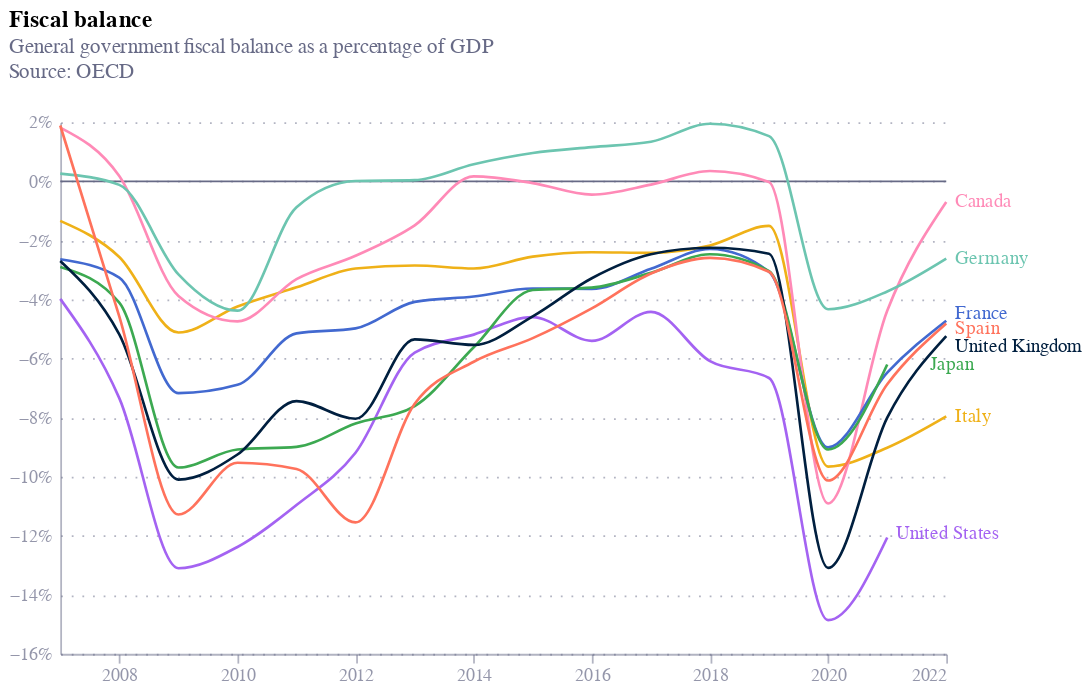

Notebook code cell kept with this figure:
### Code cell
chart = alt.Chart(fisc_df2).mark_line(interpolate="monotone").encode(
    x=alt.X('date:T', title=''),
    y=alt.Y('value:Q', title='', axis=alt.Axis(labelExpr="format(datum.value,',') + '%'")),
    color=alt.Color('country:N', legend=None, scale=alt.Scale(domain=["United Kingdom", "France", "Italy", "Spain", "Germany", "Japan", "Canada", "United States"], range=["#001f3f", "#4269d0", "#efb118", "#ff725c", "#6cc5b0", "#3ca951", "#ff8ab7", "#a463f2", "#97bbf5", "#9c6b4e"] 
    )),
    size=alt.condition(
        alt.datum.country == " United Kingdom",
        alt.value(1.5),  
        alt.value(1.5)  
    ),
    strokeDash=alt.condition(
        alt.datum.country == " United Kingdom",
        alt.value([0]),
        alt.value([0])   
    )
).properties(
    width=500,
    height=300,
    title={
        "text": "Fiscal balance",
        "anchor": "start",
        "subtitle": [ "General government fiscal balance as a percentage of GDP", "Source: OECD", ""],
        "subtitleColor": "#676A86"})

points = alt.Chart(fisc_df2).mark_point(filled=True, size=30).encode(
    x=alt.X('date:T'),
    y=alt.Y('value:Q'),
    color=alt.Color('country:N', legend=None)
)

line = alt.Chart(pd.DataFrame({'y': [0]})).mark_rule(color="#676A86").encode(
    y='y:Q'
)

text = alt.Chart(fisc_df2).mark_text(
    align='left',
    dx={
            "expr": "datum.country == 'Japan' ? 24 : 5"
          },
    dy={
            "expr": "datum.country == 'United States' ? -2 : datum.country == 'France' ? -4 : datum.country == 'Spain' ? 3 : datum.country == 'United Kingdom' ? 6 : 0"
          }
).encode(
    alt.X('date:T', aggregate='max'),
    alt.Y('value:Q', aggregate={'argmax': 'date'}),
    text='country:N',
    color = 'country:N'
)  


chart3 = line + chart + text 
chart3

### Figure 1 — Vega-Lite specification as saved in the notebook (floating-point values rounded to 4 significant figures)
{"config": {"font": "Circular Std", "mark": {"line": {"interpolate": "monotone"}}, "view": {"stroke": "transparent", "width": 400, "height": 300}, "range": {"category": ["#36B7B4", "#E6224B", "#F4C245", "#0063AF", "#00A767", "#179FDB", "#EB5C2E"], "diverging": ["#E6224B", "#E54753", "#C9C9C9", "#179FDB", "#122B39"], "heatmap": ["#C9C9C9", "#179FDB", "#0063AF", "#122B39"], "ordinal": ["#00A767", "#36B7B4", "#179FDB", "#0063AF", "#243B5A"]}, "axisX": {"domainColor": "#676A86", "domainOpacity": 0.5, "grid": false, "labelAngle": 0, "labelColor": "#676A86", "labelOpacity": 0.7, "orient": "bottom", "tickColor": "#676A86", "tickCount": 10, "tickOpacity": 0.5, "title": false, "titleAlign": "center", "titleAnchor": "middle", "titleColor": "#676A86", "titleFontSize": 12, "titleOpacity": 0.8, "titleY": -15}, "axisY": {"domainColor": "#676A86", "domainOpacity": 0.5, "gridColor": "#676A86", "gridDash": [1, 5], "gridOpacity": 0.5, "labelColor": "#676A86", "labelOpacity": 0.7, "labelPadding": 5, "tickColor": "#676A86", "tickCount": 8, "tickOpacity": 0.5, "ticks": false, "titleAlign": "left", "titleAngle": 0, "titleBaseline": "bottom", "titleColor": "#676A86", "titleFontSize": 12, "titleOpacity": 0.8, "titleX": 0, "titleY": -7}}, "layer": [{"data": {"name": "data-a0a55d106695e8d630baff0f16eee66d"}, "mark": {"type": "rule", "color": "#676A86"}, "encoding": {"y": {"field": "y", "type": "quantitative"}}}, {"data": {"name": "data-38c3eed069cc989831dd34e5ce1ecd92"}, "mark": {"type": "line", "interpolate": "monotone"}, "encoding": {"color": {"field": "country", "legend": null, "scale": {"domain": ["United Kingdom", "France", "Italy", "Spain", "Germany", "Japan", "Canada", "United States"], "range": ["#001f3f", "#4269d0", "#efb118", "#ff725c", "#6cc5b0", "#3ca951", "#ff8ab7", "#a463f2", "#97bbf5", "#9c6b4e"]}, "type": "nominal"}, "size": {"condition": {"test": "(datum.country === ' United Kingdom')", "value": 1.5}, "value": 1.5}, "strokeDash": {"condition": {"test": "(datum.country === ' United Kingdom')", "value": [0]}, "value": [0]}, "x": {"field": "date", "title": "", "type": "temporal"}, "y": {"axis": {"labelExpr": "format(datum.value,',') + '%'"}, "field": "value", "title": "", "type": "quantitative"}}, "title": {"text": "Fiscal balance", "anchor": "start", "subtitle": ["General government fiscal balance as a percentage of GDP", "Source: OECD", ""], "subtitleColor": "#676A86"}}, {"data": {"name": "data-38c3eed069cc989831dd34e5ce1ecd92"}, "mark": {"type": "text", "align": "left", "dx": {"expr": "datum.country == 'Japan' ? 24 : 5"}, "dy": {"expr": "datum.country == 'United States' ? -2 : datum.country == 'France' ? -4 : datum.country == 'Spain' ? 3 : datum.country == 'United Kingdom' ? 6 : 0"}}, "encoding": {"color": {"field": "country", "type": "nominal"}, "text": {"field": "country", "type": "nominal"}, "x": {"aggregate": "max", "field": "date", "type": "temporal"}, "y": {"aggregate": {"argmax": "date"}, "field": "value", "type": "quantitative"}}}], "height": 300, "width": 500, "$schema": "https://vega.github.io/schema/vega-lite/v5.17.0.json", "datasets": {"data-a0a55d106695e8d630baff0f16eee66d": [{"y": 0}], "data-38c3eed069cc989831dd34e5ce1ecd92": [{"iso3": "ITA", "country": "Italy", "series": "Government fiscal balance", "date": "2019-01-01", "value": -1.51}, {"iso3": "ITA", "country": "Italy", "series": "Government fiscal balance", "date": "2018-01-01", "value": -2.17}, {"iso3": "CAN", "country": "Canada", "series": "Government fiscal balance", "date": "2014-01-01", "value": 0.17}, {"iso3": "CAN", "country": "Canada", "series": "Government fiscal balance", "date": "2013-01-01", "value": -1.49}, {"iso3": "CAN", "country": "Canada", "series": "Government fiscal balance", "date": "2012-01-01", "value": -2.52}, {"iso3": "CAN", "country": "Canada", "series": "Government fiscal balance", "date": "2020-01-01", "value": -10.91}, {"iso3": "CAN", "country": "Canada", "series": "Government fiscal balance", "date": "2019-01-01", "value": -0.02}, {"iso3": "CAN", "country": "Canada", "series": "Government fiscal balance", "date": "2008-01-01", "value": 0.18}, {"iso3": "CAN", "country": "Canada", "series": "Government fiscal balance", "date": "2007-01-01", "value": 1.82}, {"iso3": "CAN", "country": "Canada", "series": "Government fiscal balance", "date": "2016-01-01", "value": -0.45}, {"iso3": "CAN", "country": "Canada", "series": "Government fiscal balance", "date": "2017-01-01", "value": -0.11}, {"iso3": "CAN", "country": "Canada", "series": "Government fiscal balance", "date": "2009-01-01", "value": -3.88}, {"iso3": "CAN", "country": "Canada", "series": "Government fiscal balance", "date": "2015-01-01", "value": -0.06}, {"iso3": "DEU", "country": "Germany", "series": "Government fiscal balance", "date": "2012-01-01", "value": 0.01}, {"iso3": "DEU", "country": "Germany", "series": "Government fiscal balance", "date": "2011-01-01", "value": -0.88}, {"iso3": "DEU", "country": "Germany", "series": "Government fiscal balance", "date": "2010-01-01", "value": -4.38}, {"iso3": "DEU", "country": "Germany", "series": "Government fiscal balance", "date": "2009-01-01", "value": -3.15}, {"iso3": "DEU", "country": "Germany", "series": "Government fiscal balance", "date": "2008-01-01", "value": -0.12}, {"iso3": "DEU", "country": "Germany", "series": "Government fiscal balance", "date": "2007-01-01", "value": 0.26}, {"iso3": "DEU", "country": "Germany", "series": "Government fiscal balance", "date": "2018-01-01", "value": 1.95}, {"iso3": "DEU", "country": "Germany", "series": "Government fiscal balance", "date": "2017-01-01", "value": 1.34}, {"iso3": "DEU", "country": "Germany", "series": "Government fiscal balance", "date": "2019-01-01", "value": 1.53}, {"iso3": "CAN", "country": "Canada", "series": "Government fiscal balance", "date": "2011-01-01", "value": -3.31}, {"iso3": "CAN", "country": "Canada", "series": "Government fiscal balance", "date": "2010-01-01", "value": -4.74}, {"iso3": "CAN", "country": "Canada", "series": "Government fiscal balance", "date": "2022-01-01", "value": -0.7}, {"iso3": "CAN", "country": "Canada", "series": "Government fiscal balance", "date": "2021-01-01", "value": -4.38}, {"iso3": "FRA", "country": "France", "series": "Government fiscal balance", "date": "2014-01-01", "value": -3.9}, {"iso3": "FRA", "country": "France", "series": "Government fiscal balance", "date": "2013-01-01", "value": -4.08}, {"iso3": "FRA", "country": "France", "series": "Government fiscal balance", "date": "2012-01-01", "value": -4.98}, {"iso3": "FRA", "country": "France", "series": "Government fiscal balance", "date": "2011-01-01", "value": -5.15}, {"iso3": "FRA", "country": "France", "series": "Government fiscal balance", "date": "2010-01-01", "value": -6.89}, {"iso3": "FRA", "country": "France", "series": "Government fiscal balance", "date": "2009-01-01", "value": -7.17}, {"iso3": "FRA", "country": "France", "series": "Government fiscal balance", "date": "2008-01-01", "value": -3.26}, {"iso3": "FRA", "country": "France", "series": "Government fiscal balance", "date": "2007-01-01", "value": -2.64}, {"iso3": "FRA", "country": "France", "series": "Government fiscal balance", "date": "2022-01-01", "value": -4.72}, {"iso3": "FRA", "country": "France", "series": "Government fiscal balance", "date": "2021-01-01", "value": -6.48}, {"iso3": "FRA", "country": "France", "series": "Government fiscal balance", "date": "2020-01-01", "value": -9.01}, {"iso3": "FRA", "country": "France", "series": "Government fiscal balance", "date": "2019-01-01", "value": -3.06}, {"iso3": "FRA", "country": "France", "series": "Government fiscal balance", "date": "2018-01-01", "value": -2.29}, {"iso3": "FRA", "country": "France", "series": "Government fiscal balance", "date": "2017-01-01", "value": -2.96}, {"iso3": "FRA", "country": "France", "series": "Government fiscal balance", "date": "2016-01-01", "value": -3.64}, {"iso3": "USA", "country": "United States", "series": "Government fiscal balance", "date": "2014-01-01", "value": -5.19}, {"iso3": "USA", "country": "United States", "series": "Government fiscal balance", "date": "2013-01-01", "value": -5.8}, {"iso3": "USA", "country": "United States", "series": "Government fiscal balance", "date": "2012-01-01", "value": -9.19}, {"iso3": "USA", "country": "United States", "series": "Government fiscal balance", "date": "2011-01-01", "value": -10.96}, {"iso3": "USA", "country": "United States", "series": "Government fiscal balance", "date": "2010-01-01", "value": -12.38}, {"iso3": "USA", "country": "United States", "series": "Government fiscal balance", "date": "2009-01-01", "value": -13.1}, {"iso3": "USA", "country": "United States", "series": "Government fiscal balance", "date": "2008-01-01", "value": -7.34}, {"iso3": "USA", "country": "United States", "series": "Government fiscal balance", "date": "2007-01-01", "value": -3.98}, {"iso3": "USA", "country": "United States", "series": "Government fiscal balance", "date": "2021-01-01", "value": -12.06}, {"iso3": "USA", "country": "United States", "series": "Government fiscal balance", "date": "2020-01-01", "value": -14.86}, {"iso3": "USA", "country": "United States", "series": "Government fiscal balance", "date": "2019-01-01", "value": -6.66}, {"iso3": "USA", "country": "United States", "series": "Government fiscal balance", "date": "2018-01-01", "value": -6.09}, {"iso3": "USA", "country": "United States", "series": "Government fiscal balance", "date": "2017-01-01", "value": -4.42}, {"iso3": "USA", "country": "United States", "series": "Government fiscal balance", "date": "2016-01-01", "value": -5.4}, {"iso3": "JPN", "country": "Japan", "series": "Government fiscal balance", "date": "2012-01-01", "value": -8.2}, {"iso3": "JPN", "country": "Japan", "series": "Government fiscal balance", "date": "2011-01-01", "value": -8.99}, {"iso3": "DEU", "country": "Germany", "series": "Government fiscal balance", "date": "2022-01-01", "value": -2.62}, {"iso3": "DEU", "country": "Germany", "series": "Government fiscal balance", "date": "2021-01-01", "value": -3.73}, {"iso3": "DEU", "country": "Germany", "series": "Government fiscal balance", "date": "2020-01-01", "value": -4.33}, {"iso3": "DEU", "country": "Germany", "series": "Government fiscal balance", "date": "2016-01-01", "value": 1.16}, {"iso3": "DEU", "country": "Germany", "series": "Government fiscal balance", "date": "2015-01-01", "value": 0.96}, {"iso3": "DEU", "country": "Germany", "series": "Government fiscal balance", "date": "2014-01-01", "value": 0.58}, {"iso3": "ITA", "country": "Italy", "series": "Government fiscal balance", "date": "2017-01-01", "value": -2.42}, {"iso3": "ITA", "country": "Italy", "series": "Government fiscal balance", "date": "2016-01-01", "value": -2.4}, {"iso3": "GBR", "country": "United Kingdom", "series": "Government fiscal balance", "date": "2014-01-01", "value": -5.54}, {"iso3": "GBR", "country": "United Kingdom", "series": "Government fiscal balance", "date": "2013-01-01", "value": -5.35}, {"iso3": "GBR", "country": "United Kingdom", "series": "Government fiscal balance", "date": "2012-01-01", "value": -8.04}, {"iso3": "GBR", "country": "United Kingdom", "series": "Government fiscal balance", "date": "2011-01-01", "value": -7.44}, {"iso3": "GBR", "country": "United Kingdom", "series": "Government fiscal balance", "date": "2010-01-01", "value": -9.25}, {"iso3": "GBR", "country": "United Kingdom", "series": "Government fiscal balance", "date": "2009-01-01", "value": -10.1}, {"iso3": "GBR", "country": "United Kingdom", "series": "Government fiscal balance", "date": "2008-01-01", "value": -5.18}, {"iso3": "GBR", "country": "United Kingdom", "series": "Government fiscal balance", "date": "2007-01-01", "value": -2.7}, {"iso3": "GBR", "country": "United Kingdom", "series": "Government fiscal balance", "date": "2022-01-01", "value": -5.24}, {"iso3": "GBR", "country": "United Kingdom", "series": "Government fiscal balance", "date": "2021-01-01", "value": -8.0}, {"iso3": "GBR", "country": "United Kingdom", "series": "Government fiscal balance", "date": "2020-01-01", "value": -13.09}, {"iso3": "GBR", "country": "United Kingdom", "series": "Government fiscal balance", "date": "2019-01-01", "value": -2.45}, {"iso3": "GBR", "country": "United Kingdom", "series": "Government fiscal balance", "date": "2018-01-01", "value": -2.25}, {"iso3": "GBR", "country": "United Kingdom", "series": "Government fiscal balance", "date": "2017-01-01", "value": -2.47}, {"iso3": "GBR", "country": "United Kingdom", "series": "Government fiscal balance", "date": "2016-01-01", "value": -3.28}, {"iso3": "ESP", "country": "Spain", "series": "Government fiscal balance", "date": "2014-01-01", "value": -6.11}, {"iso3": "ESP", "country": "Spain", "series": "Government fiscal balance", "date": "2013-01-01", "value": -7.53}, {"iso3": "ESP", "country": "Spain", "series": "Government fiscal balance", "date": "2012-01-01", "value": -11.55}, {"iso3": "ESP", "country": "Spain", "series": "Government fiscal balance", "date": "2011-01-01", "value": -9.74}, {"iso3": "ESP", "country": "Spain", "series": "Government fiscal balance", "date": "2010-01-01", "value": -9.53}, {"iso3": "ESP", "country": "Spain", "series": "Government fiscal balance", "date": "2009-01-01", "value": -11.28}, {"iso3": "ESP", "country": "Spain", "series": "Government fiscal balance", "date": "2008-01-01", "value": -4.57}, {"iso3": "ESP", "country": "Spain", "series": "Government fiscal balance", "date": "2007-01-01", "value": 1.89}, {"iso3": "ESP", "country": "Spain", "series": "Government fiscal balance", "date": "2022-01-01", "value": -4.81}, {"iso3": "ESP", "country": "Spain", "series": "Government fiscal balance", "date": "2021-01-01", "value": -6.87}, {"iso3": "ESP", "country": "Spain", "series": "Government fiscal balance", "date": "2020-01-01", "value": -10.13}, {"iso3": "ESP", "country": "Spain", "series": "Government fiscal balance", "date": "2019-01-01", "value": -3.06}, {"iso3": "ESP", "country": "Spain", "series": "Government fiscal balance", "date": "2018-01-01", "value": -2.59}, {"iso3": "ESP", "country": "Spain", "series": "Government fiscal balance", "date": "2017-01-01", "value": -3.12}, {"iso3": "ESP", "country": "Spain", "series": "Government fiscal balance", "date": "2016-01-01", "value": -4.3}, {"iso3": "CAN", "country": "Canada", "series": "Government fiscal balance", "date": "2018-01-01", "value": 0.35}, {"iso3": "DEU", "country": "Germany", "series": "Government fiscal balance", "date": "2013-01-01", "value": 0.04}, {"iso3": "FRA", "country": "France", "series": "Government fiscal balance", "date": "2015-01-01", "value": -3.63}, {"iso3": "USA", "country": "United States", "series": "Government fiscal balance", "date": "2015-01-01", "value": -4.6}, {"iso3": "JPN", "country": "Japan", "series": "Government fiscal balance", "date": "2013-01-01", "value": -7.61}, {"iso3": "ITA", "country": "Italy", "series": "Government fiscal balance", "date": "2015-01-01", "value": -2.55}, {"iso3": "GBR", "country": "United Kingdom", "series": "Government fiscal balance", "date": "2015-01-01", "value": -4.57}, {"iso3": "ESP", "country": "Spain", "series": "Government fiscal balance", "date": "2015-01-01", "value": -5.31}, {"iso3": "JPN", "country": "Japan", "series": "Government fiscal balance", "date": "2010-01-01", "value": -9.08}, {"iso3": "JPN", "country": "Japan", "series": "Government fiscal balance", "date": "2009-01-01", "value": -9.69}, {"iso3": "JPN", "country": "Japan", "series": "Government fiscal balance", "date": "2008-01-01", "value": -4.11}, {"iso3": "JPN", "country": "Japan", "series": "Government fiscal balance", "date": "2007-01-01", "value": -2.9}, {"iso3": "JPN", "country": "Japan", "series": "Government fiscal balance", "date": "2021-01-01", "value": -6.2}, {"iso3": "JPN", "country": "Japan", "series": "Government fiscal balance", "date": "2020-01-01", "value": -9.08}, {"iso3": "JPN", "country": "Japan", "series": "Government fiscal balance", "date": "2019-01-01", "value": -3.04}, {"iso3": "JPN", "country": "Japan", "series": "Government fiscal balance", "date": "2018-01-01", "value": -2.47}, {"iso3": "JPN", "country": "Japan", "series": "Government fiscal balance", "date": "2017-01-01", "value": -3.1}, {"iso3": "JPN", "country": "Japan", "series": "Government fiscal balance", "date": "2016-01-01", "value": -3.6}, {"iso3": "JPN", "country": "Japan", "series": "Government fiscal balance", "date": "2015-01-01", "value": -3.68}, {"iso3": "JPN", "country": "Japan", "series": "Government fiscal balance", "date": "2014-01-01", "value": -5.62}, {"iso3": "ITA", "country": "Italy", "series": "Government fiscal balance", "date": "2014-01-01", "value": -2.95}, {"iso3": "ITA", "country": "Italy", "series": "Government fiscal balance", "date": "2013-01-01", "value": -2.85}, {"iso3": "ITA", "country": "Italy", "series": "Government fiscal balance", "date": "2012-01-01", "value": -2.95}, {"iso3": "ITA", "country": "Italy", "series": "Government fiscal balance", "date": "2011-01-01", "value": -3.59}, {"iso3": "ITA", "country": "Italy", "series": "Government fiscal balance", "date": "2010-01-01", "value": -4.24}, {"iso3": "ITA", "country": "Italy", "series": "Government fiscal balance", "date": "2009-01-01", "value": -5.12}, {"iso3": "ITA", "country": "Italy", "series": "Government fiscal balance", "date": "2008-01-01", "value": -2.56}, {"iso3": "ITA", "country": "Italy", "series": "Government fiscal balance", "date": "2007-01-01", "value": -1.34}, {"iso3": "ITA", "country": "Italy", "series": "Government fiscal balance", "date": "2022-01-01", "value": -7.96}, {"iso3": "ITA", "country": "Italy", "series": "Government fiscal balance", "date": "2021-01-01", "value": -9.02}, {"iso3": "ITA", "country": "Italy", "series": "Government fiscal balance", "date": "2020-01-01", "value": -9.66}]}}
